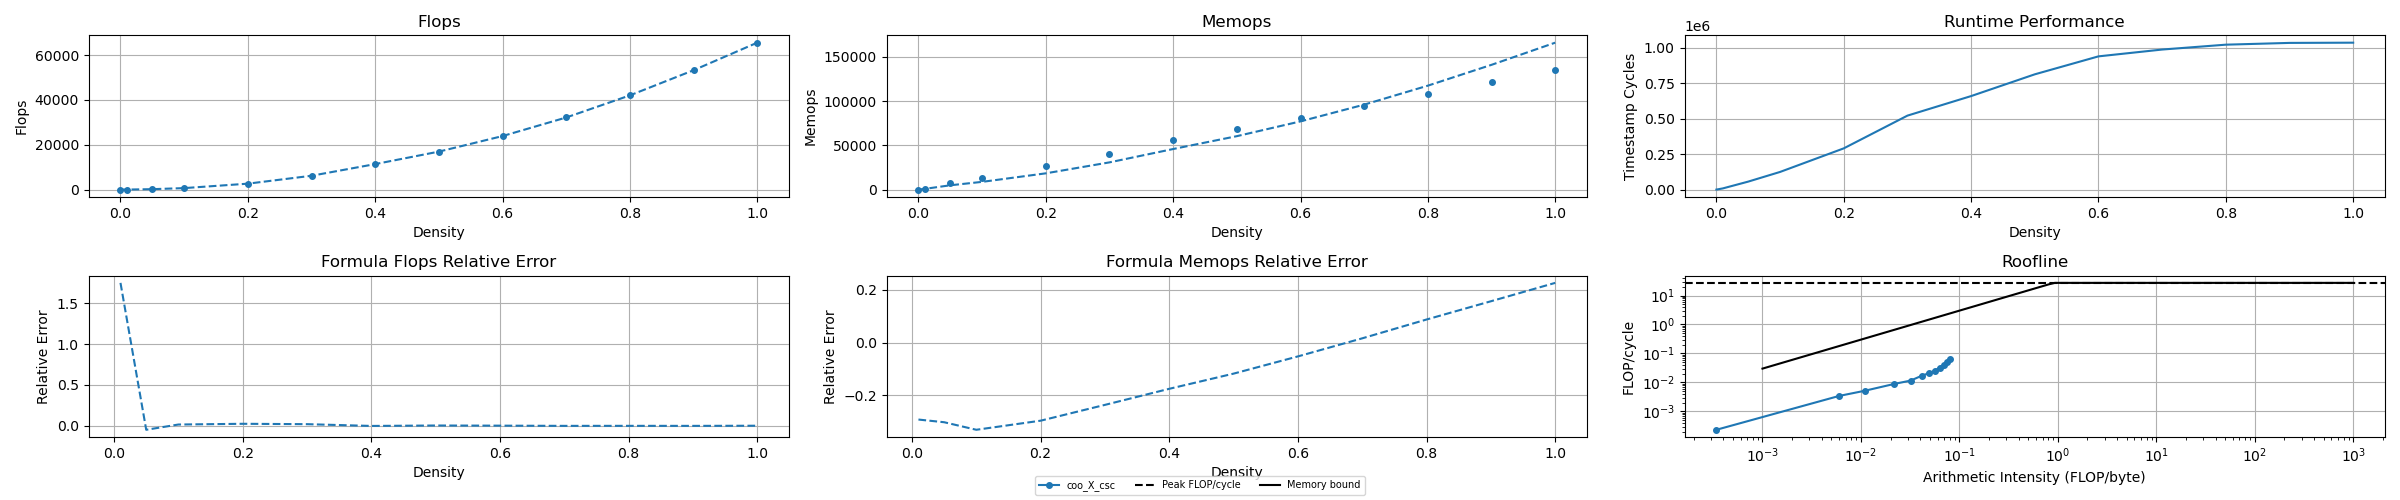

Recreate this plot in Python.
import pandas as pd
import numpy as np
import matplotlib.pyplot as plt
import sys
import os

def formula_dense_dense(LRC, LCC, RCC, LNZ, RNZ):
    flops = 2 * LRC * LCC * RCC
    memops = (2 * LRC * LCC * RCC) + (LRC * RCC)
    return flops, memops

def formula_dense_csr(LRC, LCC, RCC, LNZ, RNZ):
    flops = 2 * LRC * RNZ
    memops = (3 * LRC * LCC) + (4 * LRC * RNZ)
    return flops, memops

def formula_dense_csc(LRC, LCC, RCC, LNZ, RNZ):
    flops = 2 * LRC * RNZ
    memops = (3 * LRC * RCC) + (3 * LRC * RNZ)
    return flops, memops

def formula_dense_coo(LRC, LCC, RCC, LNZ, RNZ):
    row_sparsity  = LCC *  RNZ / LCC
    flops  = 2 * LRC * RNZ
    memops = (2 * RNZ) + (LRC * row_sparsity) + (4 * LRC * RNZ)
    return flops, memops

def formula_csr_dense(LRC, LCC, RCC, LNZ, RNZ):
    flops = 2 * LNZ * RCC
    memops = (2 * LRC) + (2 * LNZ) + (3 * LNZ * RCC)
    return flops, memops

def formula_csr_csr(LRC, LCC, RCC, LNZ, RNZ):
    # THE SAME!
    left_density = LNZ / (LRC * LCC)
    right_density = RNZ / (LCC * RCC)
    expected_work = left_density * right_density * LRC * RCC * LCC

    # THE SAME!
    # RNZ / RRC works for estimating the average non-zeroes in rows
    flops = (2 * LNZ * RNZ / LCC)
    memops = (2 * LRC) + (4 * LNZ) + (4 * LNZ * RNZ / LCC)
    return flops, memops

# TODO: Figure this out... messing up other stuff now
def formula_csr_csc(LRC, LCC, RCC, LNZ, RNZ):
    flops = 0
    memops = 0
    return flops, memops

def formula_csr_coo(LRC, LCC, RCC, LNZ, RNZ):
    matches = LNZ * RNZ / LCC
    flops  = 2 * matches
    memops = (2 * LRC) + (LNZ) + (LRC * RNZ) + (4 * matches)
    return flops, memops

def formula_csc_dense(LRC, LCC, RCC, LNZ, RNZ):
    flops = 2 * LNZ * RCC
    memops = (2 * LCC) + (2 * LNZ) + (3 * LNZ * RCC)
    return flops, memops

def formula_csc_csr(LRC, LCC, RCC, LNZ, RNZ):
    flops = 2 * LNZ * RNZ / LCC
    memops = (4 * LCC) + (2 * LNZ) + (4 * LNZ * RNZ / LCC)
    return flops, memops

def formula_csc_csc(LRC, LCC, RCC, LNZ, RNZ):
    flops = (2 * RNZ * LNZ / LCC)
    memops = (2 * RCC) + (4 * RNZ) + (4 * RNZ * LNZ / LCC)
    return flops, memops

def formula_csc_coo(LRC, LCC, RCC, LNZ, RNZ):
    RS      = np.minimum(LCC, RNZ)
    matches = LNZ * RNZ / LCC
    flops   = 2 * matches
    memops  = (2 * RNZ) + (2 * RS) + (4 * matches)
    return flops, memops

def formula_coo_dense(LRC, LCC, RCC, LNZ, RNZ):
    flops  = 2 * LNZ * RCC
    memops = (3 * LNZ) + (3 * LNZ * RCC)
    return flops, memops

def formula_coo_csr(LRC, LCC, RCC, LNZ, RNZ):
    matches = LNZ * RNZ / LCC
    flops   = 2 * matches
    memops  = (5 * LNZ) + (4 * matches)
    return flops, memops

def formula_coo_csc(LRC, LCC, RCC, LNZ, RNZ):
    LS      = np.minimum(LRC, LNZ)
    matches = LNZ * RNZ / LCC
    flops   = 2 * matches
    memops  = (LNZ) + (2 * RCC * LS) + (LNZ * RCC) + (RNZ * LS) + (3 * matches)
    return flops, memops

def formula_coo_coo(LRC, LCC, RCC, LNZ, RNZ):
    flops = 0
    memops = 0
    return flops, memops

formula_map = {
    'dense_X_dense': formula_dense_dense,
    'dense_X_csr':   formula_dense_csr,
    'dense_X_csc':   formula_dense_csc,
    'dense_X_coo':   formula_dense_coo,
    'csr_X_dense':   formula_csr_dense,
    'csr_X_csr':     formula_csr_csr,
    'csr_X_csc':     formula_csr_csc,
    'csr_X_coo':     formula_csr_coo,
    'csc_X_dense':   formula_csc_dense,
    'csc_X_csr':     formula_csc_csr,
    'csc_X_csc':     formula_csc_csc,
    'csc_X_coo':     formula_csc_coo,
    'coo_X_dense':   formula_coo_dense,
    'coo_X_csr':     formula_coo_csr,
    'coo_X_csc':     formula_coo_csc,
    'coo_X_coo':     formula_coo_coo,
}

if __name__ == "__main__":
    csv_files = sys.argv[1:]

    plt.figure(figsize=(24,5))

    colors = plt.cm.tab10(np.linspace(0, 1, len(csv_files)))

    for i, csv_file in enumerate(csv_files):
        if 'roofline' in csv_file:
            continue

        if 'coo_X_csc' not in csv_file:
            continue

        data = pd.read_csv(csv_file)

        row_count      = data['row_count'].iloc[0]
        col_count      = data['col_count'].iloc[0]
        inner_count    = data['inner_count'].iloc[0]
        densities      = data['density'].values

        observed_flops  = data['flops'].values
        observed_memops = data['memops'].values

        time = data['time'].values
        byte = data['bytes'].values

        basename = os.path.basename(csv_file).removesuffix('.csv')
        formula_func = formula_map.get(basename, None)

        if not formula_func:
            print(f"No formula defined for file: {csv_file}")
            continue

        LRC = row_count
        LCC = inner_count
        RCC = col_count

        LNZ = data['left_non_zero_count'].values
        RNZ = data['right_non_zero_count'].values

        formula_flops, formula_memops = formula_func(LRC, LCC, RCC, LNZ, RNZ)

        # If we produce a single value and not a series
        if np.isscalar(formula_flops):
            formula_flops = np.full_like(densities, formula_flops)
        if np.isscalar(formula_memops):
            formula_memops = np.full_like(densities, formula_memops)

        plt.subplot(2,3,1)
        plt.plot(densities, observed_flops, 'o', label=f'{basename}: Observed',
                color=colors[i], markersize=4)
        plt.plot(densities, formula_flops, '--', label=f'{basename}: Formula',
                color=colors[i],)
        plt.xlabel('Density')
        plt.ylabel('Flops')
        plt.title('Flops')
        plt.grid(True)

        plt.subplot(2,3,2)
        plt.plot(densities, observed_memops, 'o', label=f'{basename}: Observed',
                color=colors[i], markersize=4)
        plt.plot(densities, formula_memops, '--', label=f'{basename}: Formula',
                color=colors[i])
        plt.xlabel('Density')
        plt.ylabel('Memops')
        plt.title('Memops')
        plt.grid(True)

        plt.subplot(2,3,3)
        plt.plot(densities, time, '-', label=f'{basename}: Time',
                color=colors[i], markersize=4)
        plt.xlabel('Density')
        plt.ylabel('Timestamp Cycles')
        plt.title('Runtime Performance')
        plt.grid(True)

        plt.subplot(2,3,4)
        relative_flop_error = (formula_flops - observed_flops) / observed_flops
        plt.plot(densities, relative_flop_error, '--', label=f'{basename}',
                color=colors[i])
        plt.xlabel('Density')
        plt.ylabel('Relative Error')
        plt.title('Formula Flops Relative Error')
        plt.grid(True)

        plt.subplot(2,3,5)
        relative_memop_error = (formula_memops - observed_memops) / observed_memops
        plt.plot(densities, relative_memop_error, '--', label=f'{basename}',
                color=colors[i])
        plt.xlabel('Density')
        plt.ylabel('Relative Error')
        plt.title('Formula Memops Relative Error')
        plt.grid(True)

        flops_per_byte = observed_flops / byte
        flops_per_cycle = observed_flops / time

        plt.subplot(2,3,6)
        plt.plot(flops_per_byte, flops_per_cycle, 'o-', color=colors[i], label=basename, markersize=4)
        plt.xscale('log')
        plt.yscale('log')
        plt.xlabel('Arithmetic Intensity (FLOP/byte)')
        plt.ylabel('FLOP/cycle')
        plt.title('Roofline')
        plt.grid(True)



    # HACK: Just hardcoding after measuring. Automate this by dumping it from roofline test
    peak_flops_per_cycle = 27.311
    peak_bytes_per_cycle = 30.041
    plt.axhline(y=peak_flops_per_cycle, color='black', linestyle='--', label='Peak FLOP/cycle')
    x = np.logspace(-3, 3, 100)
    plt.plot(x, np.minimum(peak_bytes_per_cycle * x, peak_flops_per_cycle),
                color='black', linestyle='-', label='Memory bound')
    handles, labels = plt.gca().get_legend_handles_labels()
    plt.figlegend(handles, labels, loc='lower center', ncol=4, fontsize=7)

    plt.tight_layout()
    plt.savefig("plot.png")
    plt.show()
